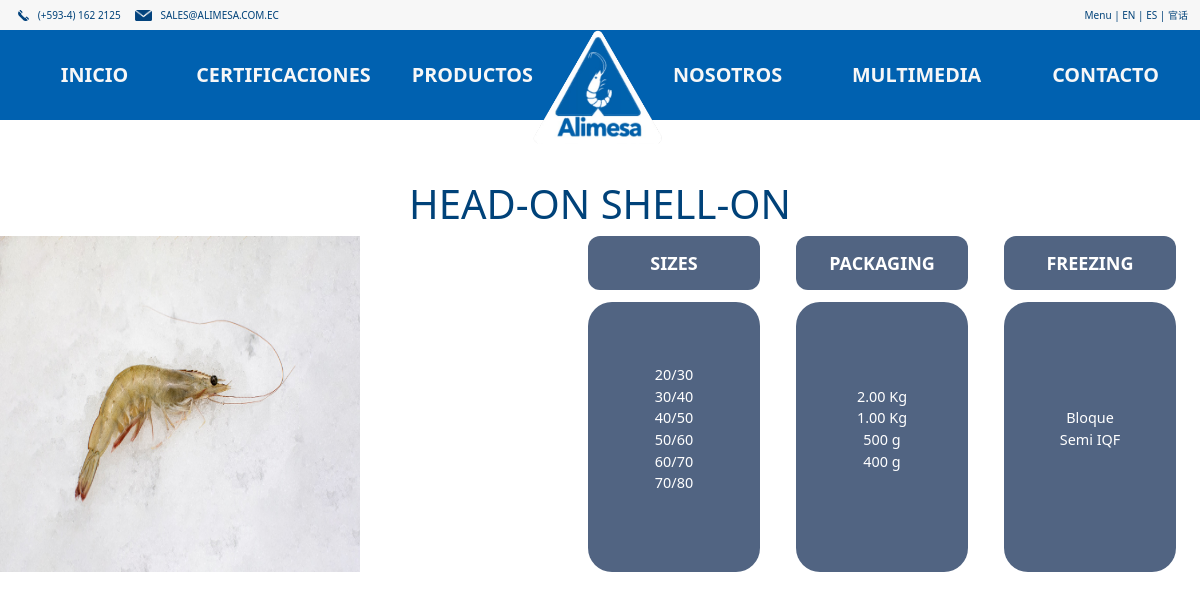
/productos/HOSO, run on an earlier commit of the app's database.
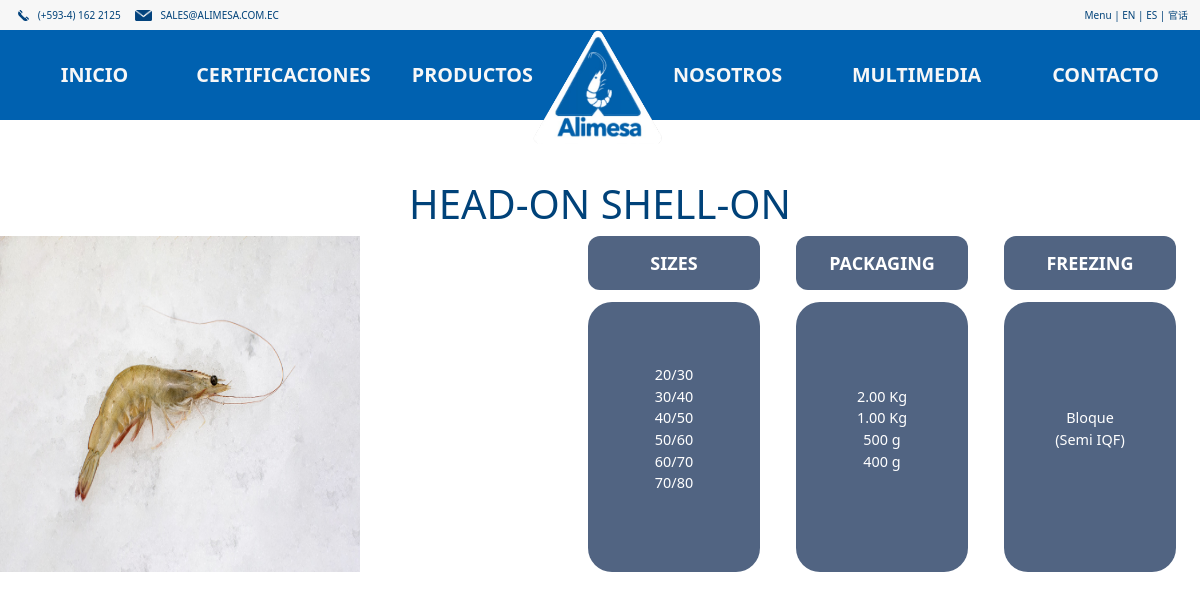
And on a later commit of the database.
### Camaron/models.py (models this page shows, shortened)
class Producto(models.Model):
    nombre = models.CharField(max_length=150)
    siglas = models.CharField(max_length=30)
    sizes = models.CharField(max_length=100)
    packaging = models.CharField(max_length=100)
    freezing = models.CharField(max_length=50)
    img = models.CharField(max_length=150)
    class Meta:
        verbose_name = "producto"
        verbose_name_plural = "productos"

### Camaron/views.py (the view)
# urls.py: path('productos/<str:siglas>', productoPorSiglas, name='vistaProductoPorSiglas'),
def productoPorSiglas(request, siglas=""):
    template = "productoPorSiglas.html"
    products = Producto.objects.all()
    try:
        p = products.get(siglas=siglas.upper())
        p.sizes = "\n".join(p.sizes.split("|"))
        p.freezing = "\n".join(p.freezing.split("|"))
        p.packaging = "\n".join(p.packaging.split("|"))
    except Exception as e:
        print(e)
        raise Http404
    context = {
        'prod': p,
        'sizes': p.sizes,
        'freezing': p.freezing,
        'packaging': p.packaging,
    }
    return render(request, template, context)

### Camaron/templates/productoPorSiglas.html (shortened to what this page needs)
{% extends 'top.html' %}
{% load static%}
{% block headExtend %}
<link rel="stylesheet" type="text/css" href="{% static 'css\prodDV.css' %}" media="screen">
{% endblock %}
{% block content %}
<h1>{{prod.nombre}}</h1>
<div class="grid-container">
    <div class="info">
      <div class="sizes">SIZES</div>
      <div class="packaging">PACKAGING</div>
      <div class="freezing">FREEZING</div>
      <div class="sizeDesc"><p>{{prod.sizes|linebreaksbr}}</p></div>
      <div class="packDesc"><p>{{prod.packaging|linebreaksbr}}</p></div>
      <div class="freeDesc"><p>{{prod.freezing|linebreaksbr}}</p></div>
    </div>
    <div class="foto"><img src="{% static prod.img %}"></div>
  </div>
{% endblock %}

### Camaron/templates/top.html (shortened to what this page needs)
{% load static %}
<!DOCTYPE html>
<html lang="en">
<head>
    <link href="https://cdn.jsdelivr.net/npm/bootstrap@5.0.1/dist/css/bootstrap.min.css" rel="stylesheet"
>
    <link rel="stylesheet" type="text/css" href="{% static 'css\variables.css' %}" media="screen">
    {% block headExtend %}
    {% endblock %}
    <link rel="stylesheet" type="text/css" href="{% static 'css\global.css' %}" media="screen">
</head>
<body>
    <section class="header">
        <a href="{% url 'inicio' %}"><img id="logo" src="{% static 'rsc\img\logoAzultri.png' %}"></a>
        <div class="navbar">
            <div class="Inicio"><a class="TituloSeccion" href="{% url 'inicio' %}">INICIO</a></div>
            <div class="Certificaciones"><a class="TituloSeccion" href="{% url 'certificaciones' %}">CERTIFICACIONES</a>
            </div>
            <div class="Productos"><a class="TituloSeccion" href="{% url 'productos' %}">PRODUCTOS</a></div>
            <div class="Acerca"><a class="TituloSeccion" href="{% url 'acerca' %}">NOSOTROS</a></div>
            <div class="Multimedia"><a class="TituloSeccion" href="{% url 'multimedia' %}">MULTIMEDIA</a></div>
            <div class="Contacto"><a class="TituloSeccion" href="{% url 'contacto' %}">CONTACTO</a></div>
            <div class="DatosEIdioma">
                <div class="DatosContacto">
                    <img id="tlf" src="{% static 'rsc\img\phone.png' %}">
                    <a class="linksCEI" href='tel:59341622125'>(+593-4) 162 2125</a>
                    <img id="mail" src="{% static 'rsc\img\mail.png' %}">
                    <a class="linksCEI" href="mailto:sales@alimesa.com.ec">SALES@ALIMESA.COM.EC</a>
                </div>
                <div class="Idiomas">
                    <a class="linksCEI" href="">Menu |</a>
                    <a class="linksCEI" href="">EN |</a>
                    <a class="linksCEI" href="">ES |</a>
                    <a class="linksCEI" style="padding-right: 1vw;" href="">官话</a>
                </div>
            </div>
        </div>
    </section>
    <section class="Content">
        {% block content %}
        {% endblock %}
    </section>
</body>
</html>

### Camaron/static/css/variables.css (style rules this page uses)
:root { --azul-nav: #0061B0; --azul-titulos: #004279; --gris-subtitulos: #86939E; --blanco-nav: #F7F7F7; --amarillo-comp: #FFE100; --alt-segm-nav-compr: 41.75vw; --color-prod: #516482; --CEIheight: 3.75vh; --LinksSeccionesHeight: 11.25vh; --transition-time: 0.2s; --sub-title-font-size: 1.9vw; --height-prod-dv: calc(100vh - var(--LinksSeccionesHeight) - var(--CEIheight) - 5vh); --azul-sizes: #66A1D3; --azul-pack: #3382C4; --azul-freezing: #0063B5; --barra-form: #84D2F6; --amarillo-btn: #FFE100; }

### Camaron/static/css/prodDV.css (style rules this page uses)
.navbar { position: fixed; top: 0%; left: 0%; width: 100%; max-width: 100vw; display: grid; grid-template-columns: repeat(3, 1fr) 0.35fr repeat(3, 1fr); grid-template-rows: 3.75fr 11.25fr; gap: 0px 0px; grid-template-areas: "DatosEIdioma DatosEIdioma DatosEIdioma DatosEIdioma DatosEIdioma DatosEIdioma DatosEIdioma" "Inicio Certificaciones Productos Filler Acerca Multimedia Contacto"; height: 15vh; max-height: 15vh; padding: 0%; background-color: var(--azul-nav); transition: var(--transition-time); z-index: 899; }
.TituloSeccion { color: var(--blanco-nav); }
.Inicio { grid-area: Inicio; text-align: center; }
.Certificaciones { grid-area: Certificaciones; text-align: center; }
.Productos { grid-area: Productos; text-align: center; }
.Acerca { grid-area: Acerca; text-align: center; }
.Multimedia { grid-area: Multimedia; text-align: center; }
.Contacto { grid-area: Contacto; text-align: center; }
.DatosEIdioma { display: grid; grid-template-columns: 2.5fr 1fr; grid-template-rows: 1fr; gap: 0px 0px; grid-template-areas: "DatosContacto Idiomas"; grid-area: DatosEIdioma; background-color: var(--blanco-nav); text-decoration: none; padding-left: 0.5vw; font-size: 1.25vh; height: 100%; transition: var(--transition-time); align-items: center; }
.linksCEI { color: var(--azul-titulos); text-decoration: none; }
.DatosContacto { grid-area: DatosContacto; text-align: left; padding-left: 1vw; text-decoration: none; }
.DatosContacto a { padding-left: 0.5vw; padding-right: 1vw; }
.DatosContacto img { max-height: 1.5vh; margin: auto; padding-bottom: 0.1vw; }
.Idiomas { grid-area: Idiomas; text-align: right; text-decoration: none; }
#logo { position: fixed; top: 3.75vh; left: calc(50vw - ((var(--LinksSeccionesHeight) + 5vh)/2)); margin: auto; max-height: calc(var(--LinksSeccionesHeight) + 5vh); z-index: 900; transition: var(--transition-time); }
.grid-container { display: grid; grid-template-columns: 1fr 1fr; grid-template-rows: 0.5fr; gap: 0px 0px; grid-template-areas: "foto info"; padding-bottom: 2vw; padding-right: 2vw; }
.info { display: grid; grid-template-columns: 0.5fr 0.5fr 0.5fr; grid-template-rows: 0.2fr 1fr; gap: 1vw 3vw; grid-template-areas: "sizes packaging freezing" "sizeDesc packDesc freeDesc"; grid-area: info; }
.sizes { grid-area: sizes; background-color: var(--color-prod); border-radius: 1vw; text-align: center; display: flex; justify-content: center; align-items: center; color: white; font-size: 1.5vw; font-weight: bold; }
.packaging { grid-area: packaging; background-color: var(--color-prod); border-radius: 1vw; text-align: center; display: flex; justify-content: center; align-items: center; color: white; font-size: 1.5vw; font-weight: bold; }
.freezing { grid-area: freezing; background-color: var(--color-prod); border-radius: 1vw; text-align: center; display: flex; justify-content: center; align-items: center; color: white; font-size: 1.5vw; font-weight: bold; }
.sizeDesc { grid-area: sizeDesc; background-color: var(--color-prod); border-radius: 2vw; text-align: center; display: flex; justify-content: center; align-items: center; }
.packDesc { grid-area: packDesc; background-color: var(--color-prod); border-radius: 2vw; text-align: center; display: flex; justify-content: center; align-items: center; }
.freeDesc { grid-area: freeDesc; background-color: var(--color-prod); border-radius: 2vw; text-align: center; display: flex; justify-content: center; align-items: center; }
.foto { grid-area: foto; min-height: 28vw; max-height: 28vw; min-width: 30vw; max-width: 30vw; text-align: center; }
.foto img { min-height: 28vw; max-height: 28vw; min-width: 30vw; max-width: 30vw; }
h1 { padding-top: 5vw; text-align: center; color: var(--azul-titulos); }
.info p { color: white; font-size: 1.2vw; }

### Camaron/static/css/global.css (style rules this page uses)
html { scroll-behavior: smooth; }
body { -ms-overflow-style: none; scrollbar-width: none; }
.Content { margin-top: 10vw; }
.TituloSeccion { text-align: center; font-size: 1.65vw; font-weight: 600; text-decoration: none; }

What changed in the data, as far as the page shows it:
changed Producto "HEAD-ON SHELL-ON": freezing "Bloque Semi IQF" → "Bloque (Semi IQF)"
